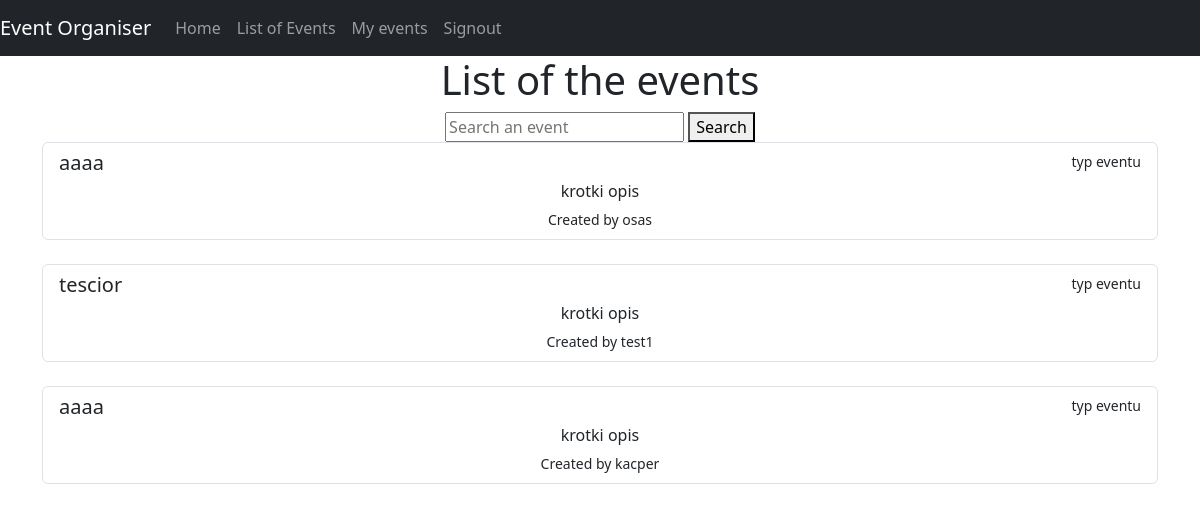
/eventslist/ (signed in), run on an earlier commit of the app's database.
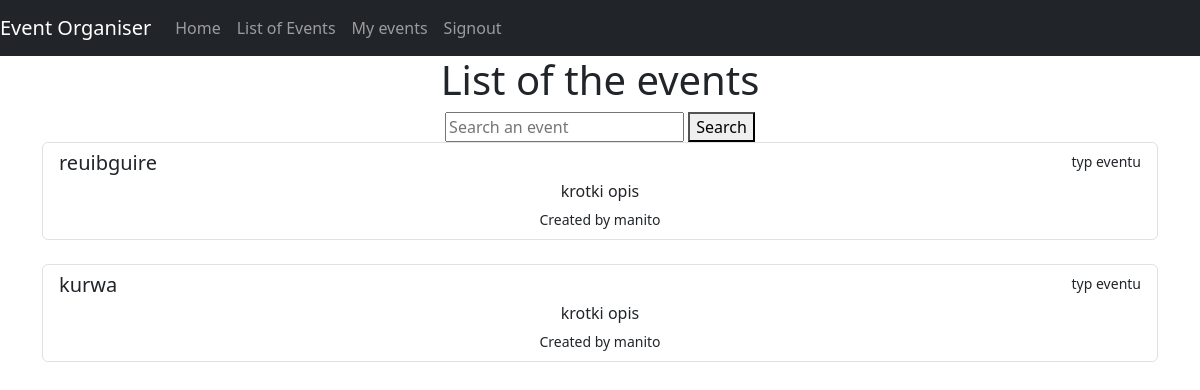
And on a later commit of the database.
### main/models.py (models this page shows, shortened)
class Events(models.Model):
    user = models.ForeignKey(
        User,
        on_delete=models.CASCADE,
        related_name="event",
        null=True)
    name = models.CharField(
        max_length=200
        )
    date = models.DateField()
    description = models.CharField(
        max_length = 2000)
    country = models.CharField(
        max_length = 25
        )
    city = models.CharField(
        max_length = 75
        )

### main/views.py (the view)
# urls.py: path("eventslist/", views.eventslist, name="eventslist"),
def eventslist(response):
    if response.user.is_authenticated:
        items = Events.objects.all()
        search = response.GET.get('searchBar')
        if search != '' and search is not None:
            items = items.filter(name__icontains = search)
        context = {
            'items':items,
        }
        return render(
            response,
            "main/eventslist.html",
            context)
    else:
        return HttpResponseRedirect("/info/")

### main/templates/main/eventslist.html (shortened to what this page needs)
{% extends 'main/base.html' %}
{% block content %}
    <h1>List of the events</h1>
    <form method="GET" action="/eventslist/"> {% csrf_token %}
        <input type="search" name="searchBar" placeholder="Search an event"> <button name="searchBtn" type="submit">Search</button>
    </form>
    <div class="container">
        {% if items %}
        {% for i in items %}
        <div class="list-group">
            <a href="/{{ i.id }}" class="list-group-item list-group-item-action">
              <div class="d-flex w-100 justify-content-between">
                <h5 class="mb-1">{{ i.name }}</h5>
                <small>typ eventu</small>
              </div>
              <p class="mb-1">krotki opis</p>
              <small>Created by {{ i.user }}</small>
            </a>
          </div>
          <br>
        {% endfor %}
        {% else %}
        <p>Curently no events</p>
        {% endif %}
    </div>
{% endblock %}

### main/templates/main/base.html (shortened to what this page needs)
<!DOCTYPE html>
<html lang="en">
<head>
    <link href="https://cdn.jsdelivr.net/npm/bootstrap@5.3.3/dist/css/bootstrap.min.css" rel="stylesheet">
</head>
<body class="text-center">
    {% block header %}
    <nav class="navbar navbar-expand-lg navbar-dark bg-dark">
        <a class="navbar-brand" href="#">Event Organiser</a>
        <div class="collapse navbar-collapse" id="navbarNav">
          <ul class="navbar-nav">
            <li class="nav-item active">
                <a class="nav-link" href="/site">Home</a>
            </li>
            <li class="nav-item">
                <a class="nav-link" href="/eventslist">List of Events</a>
            </li>
            <li class="nav-item">
                <a class="nav-link" href="/mylist">My events</a>
            </li>
            <li class="nav-item">
                <a class="nav-link" href="/signout">Signout</a>
            </li>
          </ul>
        </div>
      </nav>
    {% endblock %}
    <div id="content", name="content">
            {% block content %}
            {% endblock %}
    </div>
</body>
</html>

What changed in the data, as far as the page shows it:
removed Events: name "aaaa", user "osas"
removed Events: name "tescior", user "test1"
removed Events: name "aaaa", user "kacper"
added Events: name "reuibguire", user "manito"
added Events: name "kurwa", user "manito"
